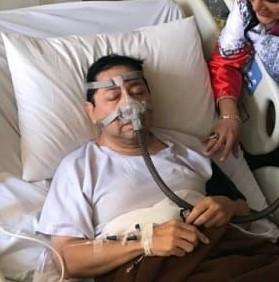
#> input picture test/meme_crop.jpg, 279 x 282 px
$ python helper.py   (Python 2 division)
#> lines starting #> are read from the running program, lines starting #| are printed output that depends on the picture; after the words box and inside, x2 and y2 are one past the last pixel; in counts of white or black regions, pixels touching at a corner belong together; long printed decimals are rounded
import numpy as np
import cv2
from matplotlib import pyplot as plt
from timeit import default_timer as timer
from math import sqrt

import numpy as np
import cv2

def drawMatches(img1, kp1, img2, kp2, matches):
    """
    My own implementation of cv2.drawMatches as OpenCV 2.4.9
    does not have this function available but it's supported in
    OpenCV 3.0.0

    This function takes in two images with their associated
    keypoints, as well as a list of DMatch data structure (matches)
    that contains which keypoints matched in which images.

    An image will be produced where a montage is shown with
    the first image followed by the second image beside it.

    Keypoints are delineated with circles, while lines are connected
    between matching keypoints.

    img1,img2 - Grayscale images
    kp1,kp2 - Detected list of keypoints through any of the OpenCV keypoint
              detection algorithms
    matches - A list of matches of corresponding keypoints through any
              OpenCV keypoint matching algorithm
    """

    # Create a new output image that concatenates the two images together
    # (a.k.a) a montage
    rows1 = img1.shape[0]
    cols1 = img1.shape[1]
    rows2 = img2.shape[0]
    cols2 = img2.shape[1]

    # Create the output image
    # The rows of the output are the largest between the two images
    # and the columns are simply the sum of the two together
    # The intent is to make this a colour image, so make this 3 channels
    out = np.zeros((max([rows1,rows2]),cols1+cols2,3), dtype='uint8')

    # Place the first image to the left
    out[:rows1,:cols1] = np.dstack([img1, img1, img1])

    # Place the next image to the right of it
    out[:rows2,cols1:] = np.dstack([img2, img2, img2])

    # For each pair of points we have between both images
    # draw circles, then connect a line between them
    for mat in matches:

        # Get the matching keypoints for each of the images
        img1_idx = mat.queryIdx
        img2_idx = mat.trainIdx

        # x - columns
        # y - rows
        (x1,y1) = kp1[img1_idx].pt
        (x2,y2) = kp2[img2_idx].pt

        # Draw a small circle at both co-ordinates
        # radius 4
        # colour blue
        # thickness = 1
        cv2.circle(out, (int(x1),int(y1)), 4, (255, 0, 0), 1)
        cv2.circle(out, (int(x2)+cols1,int(y2)), 4, (255, 0, 0), 1)

        # Draw a line in between the two points
        # thickness = 1
        # colour blue
        cv2.line(out, (int(x1),int(y1)), (int(x2)+cols1,int(y2)), (255,0,0), 1)


    # Show the image
    cv2.imshow('Matched Features', out)
    cv2.waitKey(0)
    cv2.destroyWindow('Matched Features')

    # Also return the image if you'd like a copy
    return out

def match_image(img1, img2):
	t = timer()
	orb = cv2.ORB_create()
	# find the keypoints and descriptors with SIFT
	kp1, des1 = orb.detectAndCompute(img1,None)
	kp2, des2 = orb.detectAndCompute(img2,None)
	# print "Keypoints found: img1: {}, img2: {} ({}s)".format(len(des1), len(des2), timer()-t)

	# create BFMatcher object
	bf = cv2.BFMatcher(cv2.NORM_HAMMING, crossCheck=True)
	# Match descriptors.
	matches = bf.match(des1,des2)
	print "Matches found: {} matches ({}s)".format(len(matches), timer()-t)

	# Sort them in the order of their distance.
	matches = sorted(matches, key = lambda x:x.distance)
	# print "Matches sorted ({}s)".format(timer()-t)

	avg_d = 0
	norm_d = 0
	distances = []
	for m in matches:
		avg_d += m.distance
		norm_d += m.distance**2
		distances.append(m.distance)
	avg_d /= len(matches)
	norm_d = sqrt(norm_d)

	print "Min dist: "+(str(matches[0].distance))
	print "Max dist: "+(str(matches[-1].distance))
	print "Average dist: "+str(avg_d)
	print "Norm dist: "+str(norm_d)

	# plt.plot(distances), plt.show()
	# Draw first 20 matches.
	img3 = drawMatches(img1,kp1,img2,kp2,matches[:20])
	plt.imshow(img3)
	# plt.show()
	cv2.imwrite("result.jpg", img3)
	return distances[:200]

print "Reading images..."
t = timer()
img1 = cv2.imread('test/meme_crop.jpg',0)
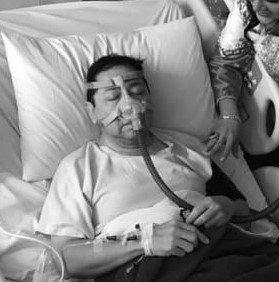
#> img1: shape (282, 279); min 0, max 255, mean 135.5
img2 = cv2.imread('test/meme.jpg',0)
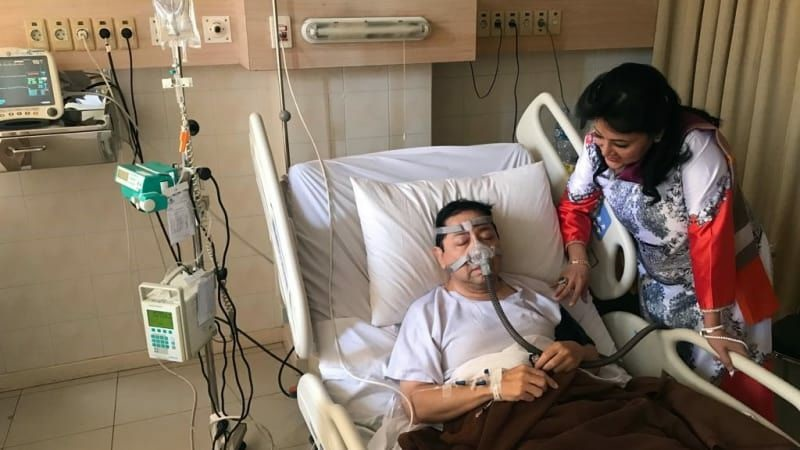
#> input picture test/meme.jpg, 800 x 450 px
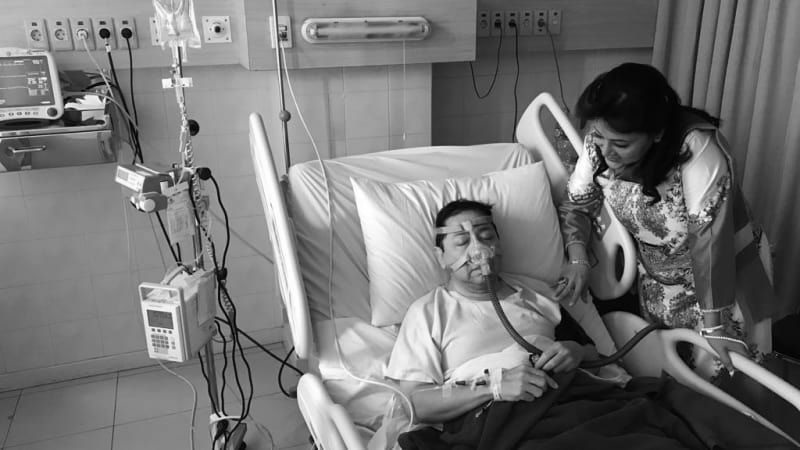
#> img2: shape (450, 800); min 0, max 255, mean 117.5
# [5 lines of commented-out code are left out]
print "Images read ({}s)\n".format(timer()-t)

print "1-2"
d1 = match_image(img1, img2)
#> in match_image, `kp1, des1 = orb.detectAndCompute(img1,None)`: kp1 = 474 keypoints; strongest (x, y, size): (136, 226, 31), (137, 226, 37.2), (105, 54, 31), (104, 54, 37.2)
#> in match_image, `kp2, des2 = orb.detectAndCompute(img2,None)`: kp2 = 500 keypoints; strongest (x, y, size): (219, 416, 31), (485, 371, 31), (66, 105, 44.6), (66, 104, 31)
#> in match_image, `matches = bf.match(des1,des2)`: matches = 145 matches
#| Matches found: 145 matches (0.012613127000008717s)
#> the loop in match_image, `for m in matches:` made 145 passes
#> (avg_d, norm_d) on passes 1 to 12: (0, 0), (0, 0), (1, 1), (2, 2), (4, 6), (6, 10), (8, 14), (10, 18), (12, 22), (15, 31), (18, 40), (21, 49)
#> after the loop in match_image, `for m in matches:`: avg_d = 6143; distances = 145 values from 0 to 78; norm_d = 346955
#> in match_image, `avg_d /= len(matches)`: avg_d = 42.37
#> in match_image, `norm_d = sqrt(norm_d)`: norm_d = 589
#| Min dist: 0.0
#| Max dist: 78.0
#| Average dist: 42.366
#| Norm dist: 589.029
#> in drawMatches, `out[:rows1,:cols1] = np.dstack([img1, img1, img1])`:
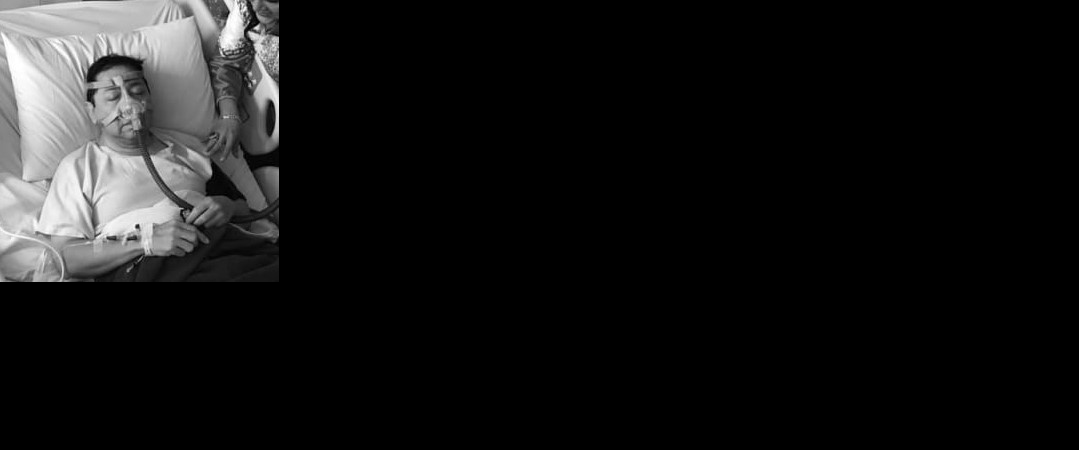
#> out: shape (450, 1079, 3); min 0, max 255, mean 22
#> in drawMatches, `out[:rows2,cols1:] = np.dstack([img2, img2, img2])`:
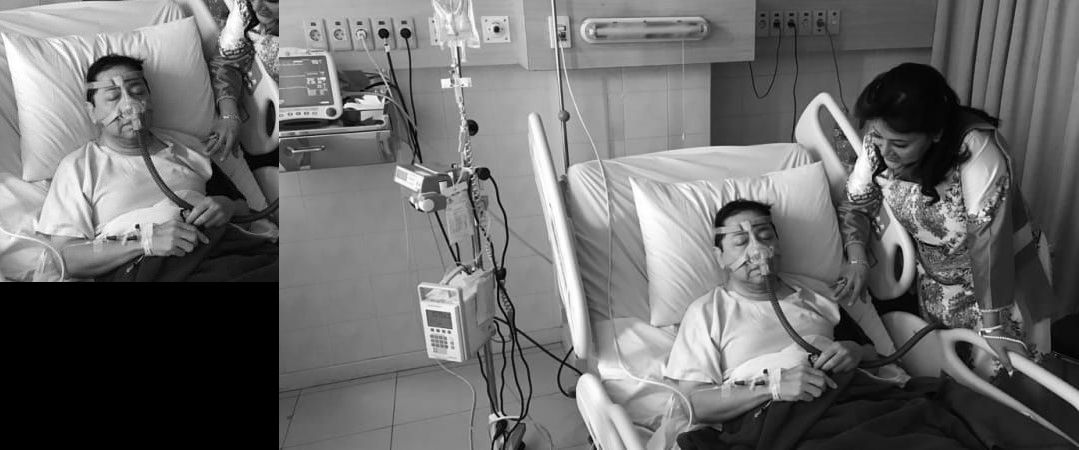
#> out: shape (450, 1079, 3); min 0, max 255, mean 109.1
#> the loop in drawMatches, `for mat in matches:` made 20 passes
#> (img1_idx, img2_idx, x1, y1, x2, y2) on passes 1 to 12: (3, 65, 223, 56, 572, 201), (27, 81, 108, 238, 457, 383), (8, 43, 227, 53, 576, 198), (22, 6, 181, 208, 530, 353), (13, 100, 221, 52, 570, 197), (21, 30, 128, 239, 477, 384), (343, 384, 178.3, 207.4, 526.7, 352.5), (348, 378, 190.8, 207.4, 539.1, 352.5), (456, 465, 155.3, 158.3, 504.6, 304.6), (7, 75, 105, 54, 454, 199), (28, 41, 90, 63, 439, 208), (31, 101, 151, 156, 500, 301)
#> after the loop in drawMatches, `for mat in matches:`:
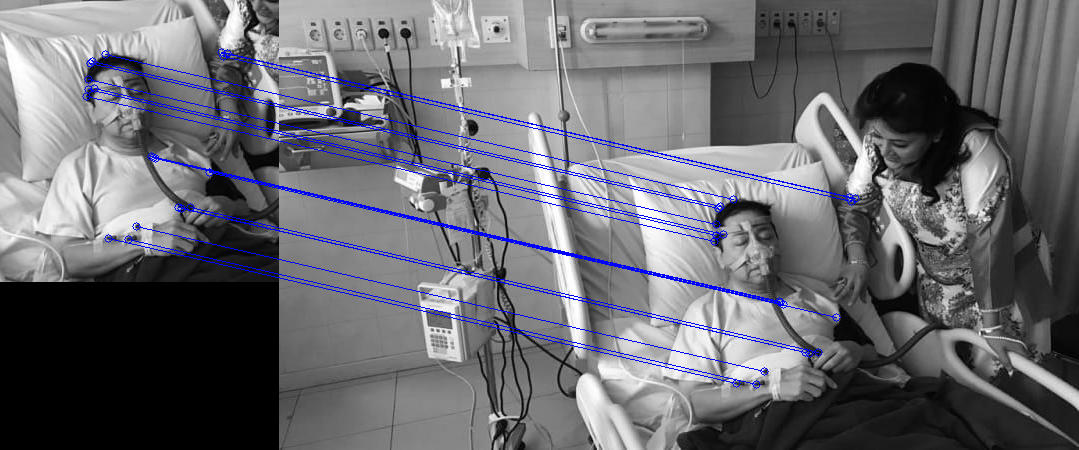
#> out: shape (450, 1079, 3); 2.48% of pixels changed, all inside (x1, y1, x2, y2) = (82, 48, 860, 389); drawn as B, G, R
#> d1 = 145 values from 0 to 78
# [14 lines of commented-out code are left out]
